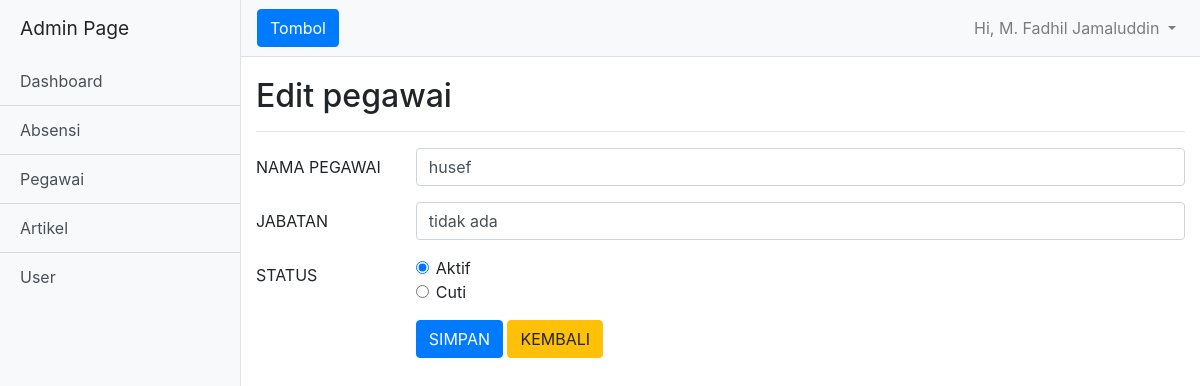
Screenshot of /peg_edit.php?id=4 (signed in) with the database file from the repository.
### tables this page shows
CREATE TABLE `user` (
  `id` int(11) NOT NULL,
  `nama` varchar(50) NOT NULL,
  `jabatan` varchar(50) NOT NULL,
  `instansi` varchar(50) NOT NULL,
  `status` varchar(25) NOT NULL
);

### peg_edit.php (the view, shortened to what this page needs)
<?php
$nama=$_SESSION["nama"];
?>
<?php
include('config.php');
?>
<!DOCTYPE html>
<html lang="en">
<head>
  <link href="vendor/bootstrap/css/bootstrap.min.css" rel="stylesheet">
  <link href="css/simple-sidebar.css" rel="stylesheet">
</head>
<body>
  <div class="d-flex" id="wrapper">
    <div class="bg-light border-right" id="sidebar-wrapper">
      <div class="sidebar-heading">Admin Page </div>
      <div class="list-group list-group-flush">
      <a href="utama.php" class="list-group-item list-group-item-action bg-light">Dashboard</a>
        <a href="abs_tampil.php" class="list-group-item list-group-item-action bg-light">Absensi</a>
        <a href="peg_index.php" class="list-group-item list-group-item-action bg-light">Pegawai</a>
        <a href="#" class="list-group-item list-group-item-action bg-light">Artikel</a>
        <a href="#" class="list-group-item list-group-item-action bg-light">User</a>
      </div>
    </div>
    <div id="page-content-wrapper">
      <nav class="navbar navbar-expand-lg navbar-light bg-light border-bottom">
        <button class="btn btn-primary" id="menu-toggle">Tombol</button>
        <div class="collapse navbar-collapse" id="navbarSupportedContent">
          <ul class="navbar-nav ml-auto mt-2 mt-lg-0">
            <li class="nav-item dropdown">
              <a class="nav-link dropdown-toggle" href="#" id="navbarDropdown" role="button" data-toggle="dropdown" aria-haspopup="true" aria-expanded="false">
                Hi, <?php echo $nama; ?>
              </a>
            </li>
          </ul>
        </div>
      </nav>
	  <div class="container" style="margin-top:20px">
        	<h2>Edit pegawai</h2>
		<hr>
		<?php
		if(isset($_GET['id'])){
			$id = $_GET['id'];
			$select = mysqli_query($koneksi, "SELECT * FROM user WHERE id='$id'") or die(mysqli_error($koneksi));
			if(mysqli_num_rows($select) == 0){
				echo '<div class="alert alert-warning">ID tidak ada dalam database.</div>';
				exit();
			}else{
				$data = mysqli_fetch_assoc($select);
			}
		}
		?>
		<form action="peg_edit.php?id=<?php echo $id; ?>" method="post">
			<div class="form-group row">
				<label class="col-sm-2 col-form-label">NAMA PEGAWAI</label>
				<div class="col-sm-10">
					<input type="text" name="nama" class="form-control" value="<?php echo $data['nama']; ?>" required>
				</div>
			</div>
			<div class="form-group row">
				<label class="col-sm-2 col-form-label">JABATAN</label>
				<div class="col-sm-10">
					<input type="text" name="jabatan" class="form-control" value="<?php echo $data['jabatan']; ?>" required>
				</div>
			</div>
			<div class="form-group row">
				<label class="col-sm-2 col-form-label">STATUS</label>
				<div class="col-sm-10">
					<div class="form-check">
						<input type="radio" class="form-check-input" name="status" value="Aktif" <?php if($data['status'] == 'Aktif'){ echo 'checked'; } ?> required>
						<label class="form-check-label">Aktif</label>
					</div>
					<div class="form-check">
						<input type="radio" class="form-check-input" name="status" value="Cuti" <?php if($data['status'] == 'Cuti'){ echo 'checked'; } ?> required>
						<label class="form-check-label">Cuti</label>
					</div>
				</div>
			</div>
			<div class="form-group row">
				<label class="col-sm-2 col-form-label">&nbsp;</label>
				<div class="col-sm-10">
					<input type="submit" name="submit" class="btn btn-primary" value="SIMPAN">
					<a href="peg_index.php" class="btn btn-warning">KEMBALI</a>
				</div>
			</div>
		</form>
      </div>
    </div>
  </div>
</body>
</html>

### css/simple-sidebar.css (style rules this page uses)
#wrapper { overflow-x: hidden; }
#sidebar-wrapper { min-height: 100vh; margin-left: -15rem; -webkit-transition: margin .25s ease-out; -moz-transition: margin .25s ease-out; -o-transition: margin .25s ease-out; transition: margin .25s ease-out; }
#sidebar-wrapper .sidebar-heading { padding: 0.875rem 1.25rem; font-size: 1.2rem; }
#sidebar-wrapper .list-group { width: 15rem; }
#page-content-wrapper { min-width: 100vw; }
@media (min-width: 768px) { #sidebar-wrapper { margin-left: 0; } }
@media (min-width: 768px) { #page-content-wrapper { min-width: 0; width: 100%; } }

### rows the page displays
user: nama "husef", jabatan "tidak ada", status "☑"

### other values shown
$nama "M. Fadhil Jamaluddin"
